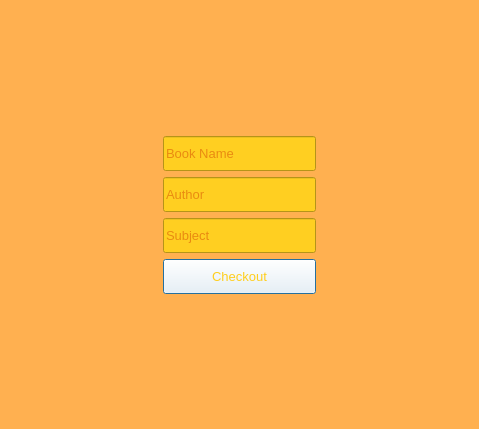
<?xml version="1.0" encoding="UTF-8"?>
<ui version="4.0">
 <class>Window_ChechOutBook</class>
 <widget class="QDialog" name="Window_ChechOutBook">
  <property name="geometry">
   <rect>
    <x>0</x>
    <y>0</y>
    <width>479</width>
    <height>429</height>
   </rect>
  </property>
  <property name="windowTitle">
   <string>Dialog</string>
  </property>
  <property name="styleSheet">
   <string notr="true">background-color: rgb(255, 176, 80);</string>
  </property>
  <layout class="QVBoxLayout" name="verticalLayout">
   <item>
    <layout class="QGridLayout" name="gridLayout">
     <item row="3" column="1">
      <widget class="QLineEdit" name="lineEdit_Subject">
       <property name="maximumSize">
        <size>
         <width>230</width>
         <height>35</height>
        </size>
       </property>
       <property name="font">
        <font>
         <family>Microsoft Sans Serif</family>
         <pointsize>10</pointsize>
        </font>
       </property>
       <property name="styleSheet">
        <string notr="true">background-color: rgb(255, 207, 33);
color: rgb(211, 70, 0);</string>
       </property>
       <property name="placeholderText">
        <string>Subject    </string>
       </property>
      </widget>
     </item>
     <item row="2" column="0">
      <spacer name="horizontalSpacer">
       <property name="orientation">
        <enum>Qt::Horizontal</enum>
       </property>
       <property name="sizeHint" stdset="0">
        <size>
         <width>40</width>
         <height>20</height>
        </size>
       </property>
      </spacer>
     </item>
     <item row="2" column="1">
      <widget class="QLineEdit" name="lineEdit_AuthorName">
       <property name="maximumSize">
        <size>
         <width>230</width>
         <height>35</height>
        </size>
       </property>
       <property name="font">
        <font>
         <family>Microsoft Sans Serif</family>
         <pointsize>10</pointsize>
        </font>
       </property>
       <property name="styleSheet">
        <string notr="true">background-color: rgb(255, 207, 33);
color: rgb(211, 70, 0);</string>
       </property>
       <property name="placeholderText">
        <string>Author     </string>
       </property>
      </widget>
     </item>
     <item row="4" column="1">
      <widget class="QPushButton" name="pushButton_CheckOut">
       <property name="maximumSize">
        <size>
         <width>230</width>
         <height>35</height>
        </size>
       </property>
       <property name="font">
        <font>
         <family>Microsoft Sans Serif</family>
         <pointsize>10</pointsize>
        </font>
       </property>
       <property name="styleSheet">
        <string notr="true">color: rgb(255, 206, 28);
background-color: rgba(255, 255, 255,0);</string>
       </property>
       <property name="text">
        <string>Checkout</string>
       </property>
       <property name="icon">
        <iconset resource="image.qrc">
         <normaloff>:/img/img/tick.png</normaloff>:/img/img/tick.png</iconset>
       </property>
       <property name="iconSize">
        <size>
         <width>24</width>
         <height>24</height>
        </size>
       </property>
      </widget>
     </item>
     <item row="0" column="1">
      <widget class="QLabel" name="label">
       <property name="text">
        <string/>
       </property>
       <property name="pixmap">
        <pixmap resource="image.qrc">:/img/img/checkout.png</pixmap>
       </property>
      </widget>
     </item>
     <item row="2" column="2">
      <spacer name="horizontalSpacer_2">
       <property name="orientation">
        <enum>Qt::Horizontal</enum>
       </property>
       <property name="sizeHint" stdset="0">
        <size>
         <width>40</width>
         <height>20</height>
        </size>
       </property>
      </spacer>
     </item>
     <item row="1" column="1">
      <widget class="QLineEdit" name="lineEdit_BookName">
       <property name="maximumSize">
        <size>
         <width>230</width>
         <height>35</height>
        </size>
       </property>
       <property name="font">
        <font>
         <family>Microsoft Sans Serif</family>
         <pointsize>10</pointsize>
        </font>
       </property>
       <property name="styleSheet">
        <string notr="true">background-color: rgb(255, 207, 33);
color: rgb(211, 70, 0);</string>
       </property>
       <property name="placeholderText">
        <string>Book Name </string>
       </property>
      </widget>
     </item>
     <item row="5" column="1">
      <widget class="QLabel" name="label_2">
       <property name="text">
        <string/>
       </property>
      </widget>
     </item>
    </layout>
   </item>
  </layout>
 </widget>
 <resources>
  <include location="image.qrc"/>
 </resources>
 <connections/>
</ui>
